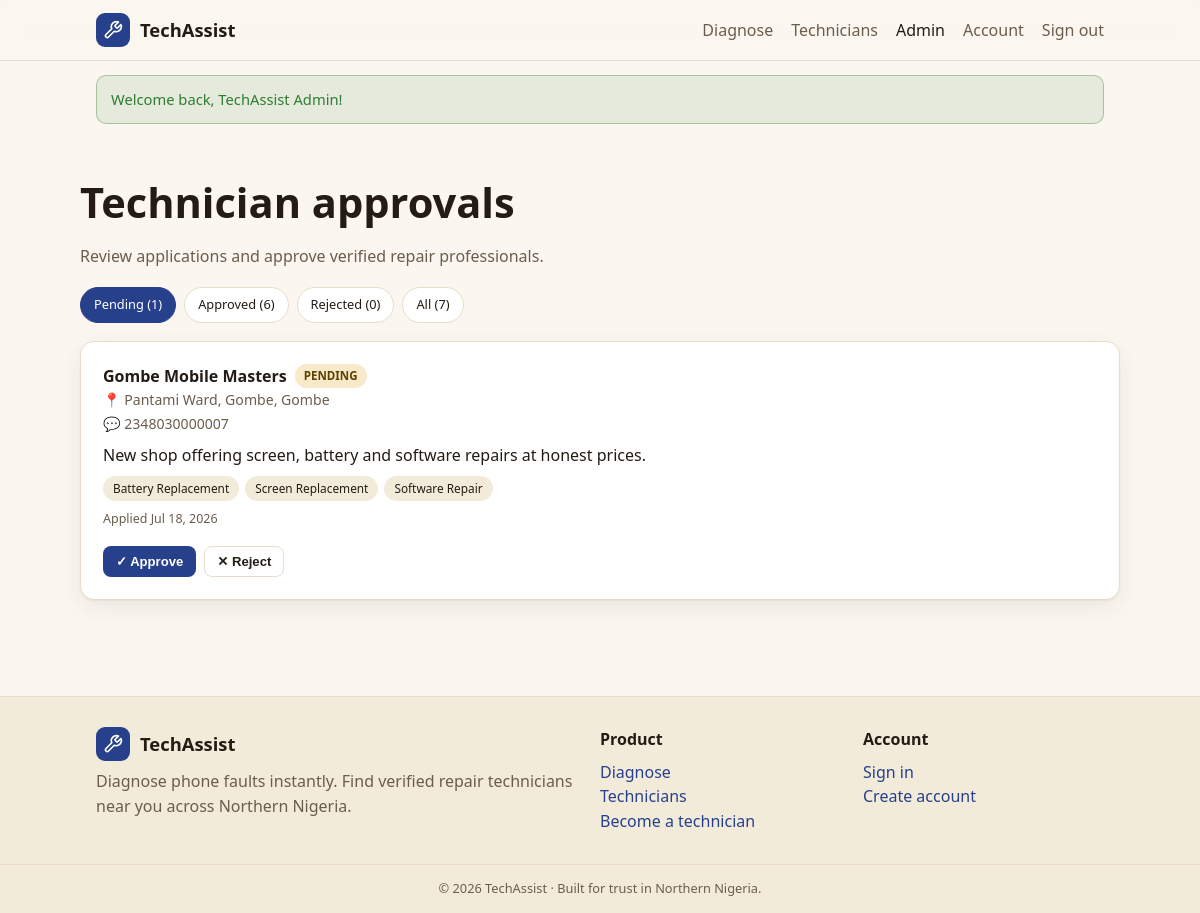
/admin.php (signed in), run on the app's committed database.
### tables this page shows
CREATE TABLE technician_profiles (
  id INT AUTO_INCREMENT PRIMARY KEY,
  user_id INT NOT NULL UNIQUE,
  business_name VARCHAR(120) NOT NULL,
  bio TEXT NULL,
  shop_address VARCHAR(200) NOT NULL,
  city VARCHAR(80) NOT NULL,
  whatsapp_number VARCHAR(20) NOT NULL,
  photo_url VARCHAR(255) NULL,
  status ENUM('pending','approved','rejected') NOT NULL DEFAULT 'pending',
  avg_rating DECIMAL(3,2) NOT NULL DEFAULT 0,
  review_count INT NOT NULL DEFAULT 0,
  created_at TIMESTAMP NOT NULL DEFAULT CURRENT_TIMESTAMP,
  updated_at TIMESTAMP NOT NULL DEFAULT CURRENT_TIMESTAMP ON UPDATE CURRENT_TIMESTAMP,
  FOREIGN KEY (user_id) REFERENCES users(id) ON DELETE CASCADE
);

### includes/helpers.php (called while the page is built, shortened)
<?php
function e(?string $s): string
{
    return htmlspecialchars((string) $s, ENT_QUOTES, 'UTF-8');
}
function url(string $path = ''): string
{
    return BASE_URL . $path;
}

### includes/db.php (called while the page is built, shortened)
<?php
function db(): PDO
{
    static $pdo = null;
    if ($pdo === null) {
        $dsn = 'mysql:host=' . DB_HOST . ';dbname=' . DB_NAME . ';charset=' . DB_CHARSET;
        $pdo = new PDO($dsn, DB_USER, DB_PASS, [
            PDO::ATTR_ERRMODE            => PDO::ERRMODE_EXCEPTION,
            PDO::ATTR_DEFAULT_FETCH_MODE => PDO::FETCH_ASSOC,
            PDO::ATTR_EMULATE_PREPARES   => false,
        ]);
    }
    return $pdo;
}
function q(string $sql, array $params = []): PDOStatement
{
    $stmt = db()->prepare($sql);
    $stmt->execute($params);
    return $stmt;
}
function all(string $sql, array $params = []): array
{
    return q($sql, $params)->fetchAll();
}

### admin.php (the view, shortened to what this page needs)
<?php
$tab = $_GET['status'] ?? 'pending';
$counts = [];
foreach (all('SELECT status, COUNT(*) c FROM technician_profiles GROUP BY status') as $r) $counts[$r['status']] = (int) $r['c'];
$counts['all'] = array_sum($counts);
$where = $tab === 'all' ? '' : 'WHERE status = ' . db()->quote($tab);
$techs = all("SELECT * FROM technician_profiles $where ORDER BY created_at DESC");
$skillsByTech = [];
foreach (all('SELECT technician_id, skill FROM technician_skills') as $r) $skillsByTech[$r['technician_id']][] = $r['skill'];
$tabs = ['pending' => 'Pending', 'approved' => 'Approved', 'rejected' => 'Rejected', 'all' => 'All'];
require __DIR__ . '/includes/header.php';
?>
<main class="container section">
  <h1>Technician approvals</h1>
  <p class="muted">Review applications and approve verified repair professionals.</p>
  <div class="row mt mb" style="gap:8px">
    <?php foreach ($tabs as $key => $label): ?>
      <a class="chip-btn <?= $tab === $key ? 'on' : '' ?>" href="<?= e(url('/admin.php?status=' . $key)) ?>">
        <?= e($label) ?> (<?= (int) ($counts[$key] ?? 0) ?>)</a>
    <?php endforeach; ?>
  </div>
  <?php if (!$techs): ?>
    <div class="card pad center"><p class="muted">No <?= $tab === 'all' ? '' : e($tab) ?> technicians here.</p></div>
  <?php else: ?>
    <div class="stack">
      <?php foreach ($techs as $t): $sk = $skillsByTech[$t['id']] ?? []; ?>
        <div class="card pad">
          <div class="spread">
            <div>
              <div class="row" style="gap:8px"><strong><?= e($t['business_name']) ?></strong>
                <span class="badge <?= ['pending'=>'gold','approved'=>'green','rejected'=>'clay'][$t['status']] ?>"><?= e(strtoupper($t['status'])) ?></span></div>
              <div class="muted" style="font-size:.88rem">📍 <?= e($t['shop_address']) ?>, <?= e($t['city']) ?></div>
              <a class="muted" style="font-size:.88rem" href="https://wa.me/<?= e(preg_replace('/\D/', '', $t['whatsapp_number'])) ?>" target="_blank" rel="noopener">💬 <?= e($t['whatsapp_number']) ?></a>
              <?php if ($t['bio']): ?><p style="margin:8px 0 0"><?= e($t['bio']) ?></p><?php endif; ?>
              <div class="row" style="gap:6px;margin-top:8px">
                <?php foreach ($sk as $s): ?><span class="chip"><?= e($s) ?></span><?php endforeach; ?>
              </div>
              <div class="muted" style="font-size:.78rem;margin-top:8px">Applied <?= e(date('M j, Y', strtotime($t['created_at']))) ?></div>
            </div>
          </div>
          <form method="post" class="row mt" style="gap:8px">
            <?php if ($t['status'] !== 'approved'): ?><button class="btn sm" name="status" value="approved">✓ Approve</button><?php endif; ?>
            <?php if ($t['status'] !== 'rejected'): ?><button class="btn ghost sm" name="status" value="rejected">✕ Reject</button><?php endif; ?>
          </form>
        </div>
      <?php endforeach; ?>
    </div>
  <?php endif; ?>
</main>
<?php require __DIR__ . '/includes/footer.php'; ?>

### assets/css/styles.css (style rules this page uses)
:root { --indigo-900:#1b2a63; --indigo-700:#27408b; --indigo-500:#3a57c4; --gold-500:#e0a82e; --gold-300:#f3cf73; --clay-600:#b5532a; --clay-500:#c75b39; --green-600:#2e7d32; --sand-50:#fbf7f0; --sand-100:#f3ebda; --ink-900:#241c14; --ink-500:#6b5d4d; --danger:#c0392b; --primary:var(--indigo-700); --primary-fg:#fff; --accent:var(--gold-500); --secondary:var(--clay-500); --success:var(--green-600); --bg:var(--sand-50); --card:#fff; --border:#e7ddc9; --fg:var(--ink-900); --muted:var(--ink-500); --radius:14px; --shadow:0 1px 2px rgba(36,28,20,.06),0 8px 24px rgba(36,28,20,.07); --hero:linear-gradient(135deg,var(--indigo-900),var(--indigo-500)); }
* { box-sizing:border-box; }
html { -webkit-text-size-adjust:100%; }
body { margin:0; background:var(--bg); color:var(--fg); font-family:system-ui,-apple-system,"Segoe UI",Roboto,sans-serif; line-height:1.55; }
a { color:var(--primary); text-decoration:none; }
h1,h2,h3 { line-height:1.2; margin:0 0 .4em; }
h1 { font-size:clamp(1.7rem,4vw,2.6rem); }
.container { width:100%; max-width:1040px; margin:0 auto; padding:0 16px; }
.section { padding:40px 0; }
.muted { color:var(--muted); }
.row { display:flex; gap:10px; flex-wrap:wrap; align-items:center; }
.spread { display:flex; justify-content:space-between; align-items:flex-start; gap:12px; }
.mt { margin-top:18px; }
.mb { margin-bottom:18px; }
.btn { display:inline-flex; align-items:center; justify-content:center; gap:8px; background:var(--primary); color:var(--primary-fg); border:1px solid transparent; padding:11px 18px; border-radius:10px; font-weight:600; font-size:.95rem; cursor:pointer; min-height:44px; transition:filter .15s; }
.btn.ghost { background:transparent; color:var(--fg); border-color:var(--border); }
.btn.sm { padding:7px 12px; min-height:auto; font-size:.82rem; border-radius:8px; }
.card { background:var(--card); border:1px solid var(--border); border-radius:var(--radius); box-shadow:var(--shadow); }
.card.pad { padding:22px; }
.badge { display:inline-flex; align-items:center; gap:5px; font-size:.72rem; font-weight:700; padding:3px 9px; border-radius:999px; background:var(--sand-100); color:var(--ink-900); }
.badge.gold { background:color-mix(in srgb,var(--gold-500) 25%,transparent); color:#5b4200; }
.chip { font-size:.74rem; padding:3px 10px; border-radius:999px; background:var(--sand-100); color:var(--ink-900); }
.chip-btn { font-size:.8rem; padding:7px 13px; border-radius:999px; border:1px solid var(--border); background:var(--card); color:var(--fg); cursor:pointer; }
.chip-btn.on { background:var(--primary); color:#fff; border-color:var(--primary); }

### data on the page
technician_profiles: business_name "Gombe Mobile Masters", status "PENDING", shop_address "Pantami Ward, Gombe", city "Gombe", whatsapp_number "2348030000007", bio "New shop offering screen, battery and software repairs at honest prices.", id "Battery Replacement", id "Screen Replacement", id "Software Repair", created_at "Jul 18, 2026", shows "✓ Approve", shows "✕ Reject"

### other printed values
$label "Diagnose Technicians Admin"
$f['message'] "Welcome back, TechAssist Admin!"
$label "Pending"
$counts[$key] "1"
$label "Approved"
$counts[$key] "6"
$label "Rejected"
$counts[$key] "0"
$label "All"
$counts[$key] "7"
